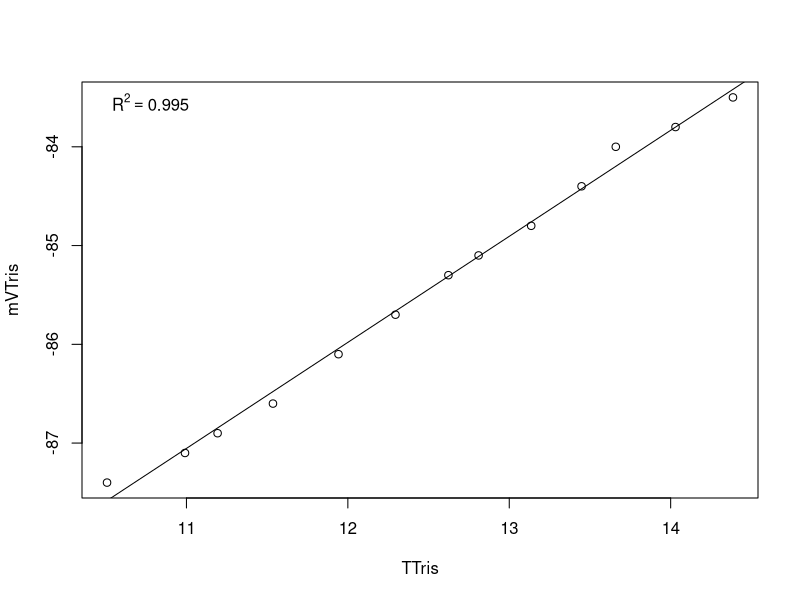

This chart was generated by the following R code:
# modified for personal Lenovo PC at PT Whitney summer 2018
# last modification on 20180629 by SJG
setwd("C:/Users/samjg/Documents/My_Projects/Geoduck_transgen_offspring_OA/RAnalysis/Data/pH_Calibration_Files/") #set working directory

Calib.Data <-read.table("20190219.csv", header=TRUE, sep=",", na.string="NA", as.is=TRUE) #reads in the data files
model <-lm(mVTris ~ TTris, data=Calib.Data) #runs a linear regression of mV as a function of temperature
coe <- coef(model) #extracts the coeffecients
R2<-summary(model)$r.squared
plot(mVTris ~ TTris, data=Calib.Data)
abline(lm(mVTris ~ TTris, data=Calib.Data))
legend('topleft', legend = bquote(R^2 == .(format(R2, digits = 3))), bty='n')
